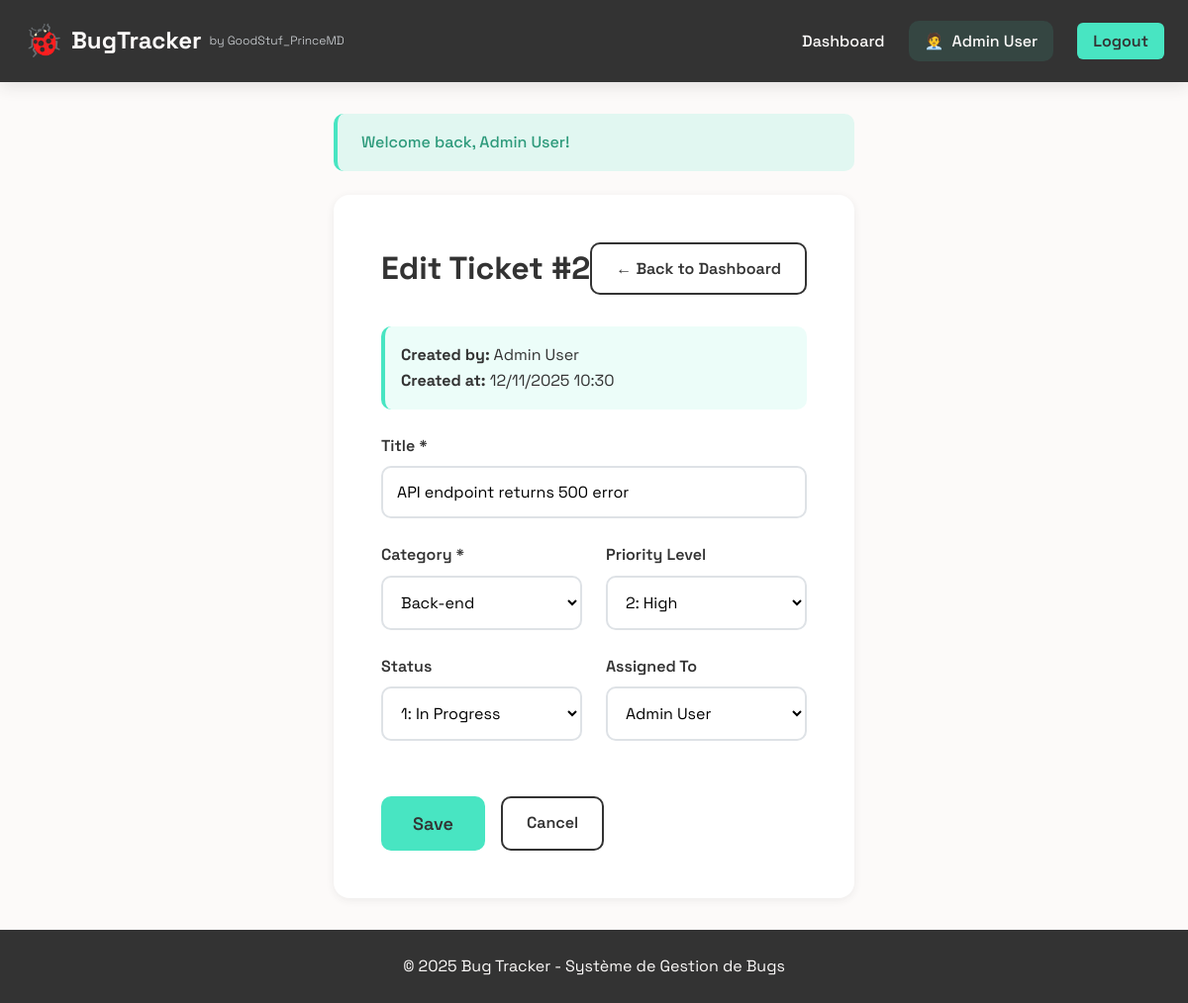
The app's page /bug_details.php?id=2 (signed in) with its own data.
### tables this page shows
CREATE TABLE tickets (
    id INT PRIMARY KEY AUTO_INCREMENT,
    title VARCHAR(200) NOT NULL,
    category_id INT NOT NULL,
    priority TINYINT NOT NULL DEFAULT 1 COMMENT '0=Low, 1=Standard, 2=High',
    status TINYINT NOT NULL DEFAULT 0 COMMENT '0=Open, 1=In Progress, 2=Closed',
    created_by INT NOT NULL,
    assigned_to INT NULL,
    created_at TIMESTAMP DEFAULT CURRENT_TIMESTAMP,
    resolved_at TIMESTAMP NULL,
    FOREIGN KEY (category_id) REFERENCES categories(id) ON DELETE CASCADE,
    FOREIGN KEY (created_by) REFERENCES users(id) ON DELETE CASCADE,
    FOREIGN KEY (assigned_to) REFERENCES users(id) ON DELETE SET NULL
);

CREATE TABLE users (
    id INT PRIMARY KEY AUTO_INCREMENT,
    name VARCHAR(100) NOT NULL,
    email VARCHAR(100) UNIQUE NOT NULL,
    password VARCHAR(255) NOT NULL,
    created_at TIMESTAMP DEFAULT CURRENT_TIMESTAMP
);

CREATE TABLE categories (
    id INT PRIMARY KEY AUTO_INCREMENT,
    title VARCHAR(100) NOT NULL UNIQUE
);

### bug_details.php (the view, shortened to what this page needs)
<?php
require_once 'config/database.php';
$ticket_id = (int)($_GET['id'] ?? 0);
$stmt = $pdo->prepare("
    SELECT t.*,
           c.title as category_name,
           u_creator.name as creator_name,
           u_assigned.name as assigned_name
    FROM tickets t
    LEFT JOIN categories c ON t.category_id = c.id
    LEFT JOIN users u_creator ON t.created_by = u_creator.id
    LEFT JOIN users u_assigned ON t.assigned_to = u_assigned.id
    WHERE t.id = ?
");
$stmt->execute([$ticket_id]);
$ticket = $stmt->fetch();
$categories = $pdo->query("SELECT * FROM categories ORDER BY title")->fetchAll();
$users = $pdo->query("SELECT id, name FROM users ORDER BY name")->fetchAll();
include 'includes/header.php';
?>
<div class="form-container">
    <div class="form-card">
        <div class="form-header">
            <h1>Edit Ticket #<?php echo $ticket['id']; ?></h1>
            <a href="index.php" class="btn btn-outline">← Back to Dashboard</a>
        </div>
        <div class="info-box" style="margin-bottom: 1.5rem;">
            <strong>Created by:</strong> <?php echo htmlspecialchars($ticket['creator_name']); ?><br>
            <strong>Created at:</strong> <?php echo date('m/d/Y H:i', strtotime($ticket['created_at'])); ?>
        </div>
        <form method="POST" class="ticket-form">
            <div class="form-group">
                <label for="title">Title *</label>
                <input
                    type="text"
                    id="title"
                    name="title"
                    required
                    placeholder="Enter ticket title (min. 5 characters)"
                    value="<?php echo htmlspecialchars($ticket['title']); ?>"
                    minlength="5">
            </div>
            <div class="form-row">
                <div class="form-group">
                    <label for="category_id">Category *</label>
                    <select id="category_id" name="category_id" required>
                        <?php foreach ($categories as $cat): ?>
                            <option value="<?php echo $cat['id']; ?>"
                                    <?php echo ($ticket['category_id'] == $cat['id']) ? 'selected' : ''; ?>>
                                <?php echo htmlspecialchars($cat['title']); ?>
                            </option>
                        <?php endforeach; ?>
                    </select>
                </div>
                <div class="form-group">
                    <label for="priority">Priority Level</label>
                    <select id="priority" name="priority">
                        <option value="2" <?php echo ($ticket['priority'] == 2) ? 'selected' : ''; ?>>
                            2: High
                        </option>
                    </select>
                </div>
            </div>
            <div class="form-row">
                <div class="form-group">
                    <label for="status">Status</label>
                    <select id="status" name="status">
                        <option value="1" <?php echo ($ticket['status'] == 1) ? 'selected' : ''; ?>>
                            1: In Progress
                        </option>
                    </select>
                </div>
                <div class="form-group">
                    <label for="assigned_to">Assigned To</label>
                    <select id="assigned_to" name="assigned_to">
                        <?php foreach ($users as $user): ?>
                            <option value="<?php echo $user['id']; ?>"
                                    <?php echo ($ticket['assigned_to'] == $user['id']) ? 'selected' : ''; ?>>
                                <?php echo htmlspecialchars($user['name']); ?>
                            </option>
                        <?php endforeach; ?>
                    </select>
                </div>
            </div>
            <div class="form-actions">
                <button type="submit" class="btn btn-primary btn-lg">Save</button>
                <a href="index.php" class="btn btn-outline">Cancel</a>
            </div>
        </form>
    </div>
</div>
<?php include 'includes/footer.php'; ?>

### css/style.css (style rules this page uses)
* { margin: 0; padding: 0; box-sizing: border-box; }
:root { --color-primary: #48E5C2; --color-dark: #333333; --color-light: #FCFAF9; --color-success: #48E5C2; --color-error: #FF6B6B; --color-warning: #FFD93D; --color-info: #6BCB77; --color-gray-100: #F8F9FA; --color-gray-200: #E9ECEF; --color-gray-300: #DEE2E6; --color-gray-600: #6C757D; --color-gray-800: #495057; --font-family: 'Space Grotesk', sans-serif; --spacing-xs: 0.5rem; --spacing-sm: 1rem; --spacing-md: 1.5rem; --spacing-lg: 2rem; --spacing-xl: 3rem; --radius-sm: 6px; --radius-md: 10px; --radius-lg: 16px; --shadow-sm: 0 2px 8px rgba(51, 51, 51, 0.08); --shadow-md: 0 4px 16px rgba(51, 51, 51, 0.12); --shadow-lg: 0 8px 32px rgba(51, 51, 51, 0.16); }
body { font-family: var(--font-family); line-height: 1.6; color: var(--color-dark); background: var(--color-light); min-height: 100vh; display: flex; flex-direction: column; }
.btn { display: inline-block; padding: 0.75rem 1.5rem; border: none; border-radius: var(--radius-md); cursor: pointer; text-decoration: none; font-size: 1rem; font-weight: 600; font-family: var(--font-family); transition: all 0.3s; text-align: center; }
.btn-primary { background: var(--color-primary); color: var(--color-dark); }
.btn-outline { background: transparent; color: var(--color-dark); border: 2px solid var(--color-dark); }
.btn-lg { padding: 1rem 2rem; font-size: 1.125rem; }
.form-group { margin-bottom: var(--spacing-md); }
.form-group label { display: block; margin-bottom: var(--spacing-xs); font-weight: 600; color: var(--color-dark); }
.form-group input, .form-group textarea, .form-group select { width: 100%; padding: 0.875rem; border: 2px solid var(--color-gray-300); border-radius: var(--radius-md); font-size: 1rem; font-family: var(--font-family); transition: all 0.3s; background: white; }
.form-row { display: grid; grid-template-columns: 1fr 1fr; gap: var(--spacing-md); }
.form-container { max-width: 900px; margin: 0 auto; }
.form-card { background: white; padding: var(--spacing-xl); border-radius: var(--radius-lg); box-shadow: var(--shadow-sm); }
.form-header { display: flex; justify-content: space-between; align-items: center; margin-bottom: var(--spacing-lg); }
.form-actions { display: flex; gap: var(--spacing-sm); margin-top: var(--spacing-lg); }
.info-box { padding: var(--spacing-sm); background: rgba(72, 229, 194, 0.1); border-left: 4px solid var(--color-primary); border-radius: var(--radius-md); margin-bottom: var(--spacing-md); }

### records on screen
tickets: id "2", created_by.name "Admin User", created_at "12/11/2025 10:30", title "API endpoint returns 500 error", category_id "Back-end", priority "2: High", status "1: In Progress", assigned_to "Admin User"

### other values on screen
$_SESSION['user_name'] "Admin User"
$_SESSION['flash_message'] "Welcome back, Admin User!"
